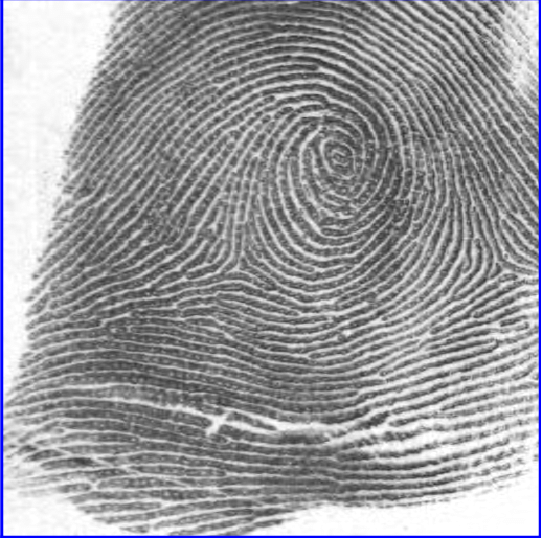
#> input picture features_detection/fingerprint.png, 541 x 538 px
$ python features_detection2.py
#> lines starting #> are read from the running program, lines starting #| are printed output that depends on the picture; after the words box and inside, x2 and y2 are one past the last pixel; in counts of white or black regions, pixels touching at a corner belong together
# featres_detection2.py

import cv2
import numpy as np
from matplotlib import pyplot as plt
import os


def thinner(filename):
#> called with filename = './fingerprint.png'
    img = cv2.imread(filename, cv2.IMREAD_GRAYSCALE)
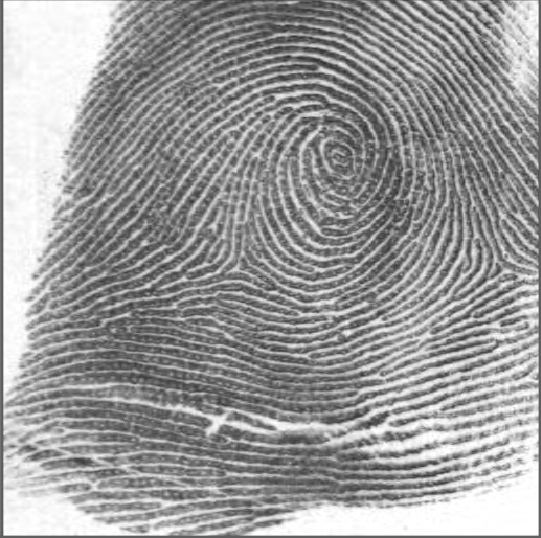
#> img: shape (538, 541); min 46, max 255, mean 155
    if img is None:
        print('failed to load image.')
        print(filename)
        return 0

    height, width = img.shape
#> height = 538; width = 541
    # print("{}, {}".format(height, width))
    img = cv2.medianBlur(img, 5)
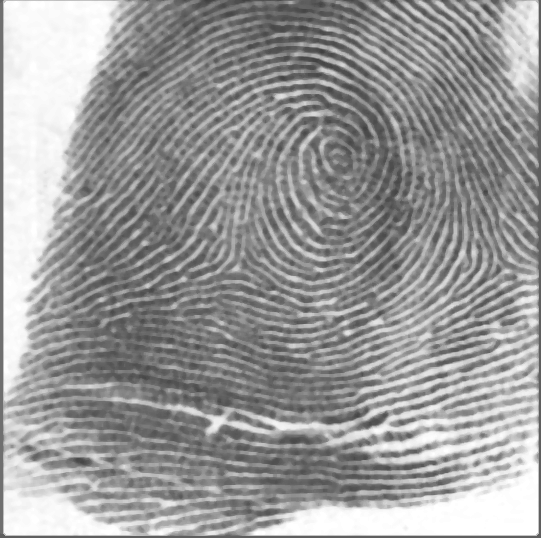
#> img: shape (538, 541); min 64, max 255, mean 154.4
    img = cv2.GaussianBlur(img, (5, 5), 0)
    # 画像の閾値処理
    th = cv2.adaptiveThreshold(img, 255, cv2.ADAPTIVE_THRESH_MEAN_C, cv2.THRESH_BINARY, 11, 2)
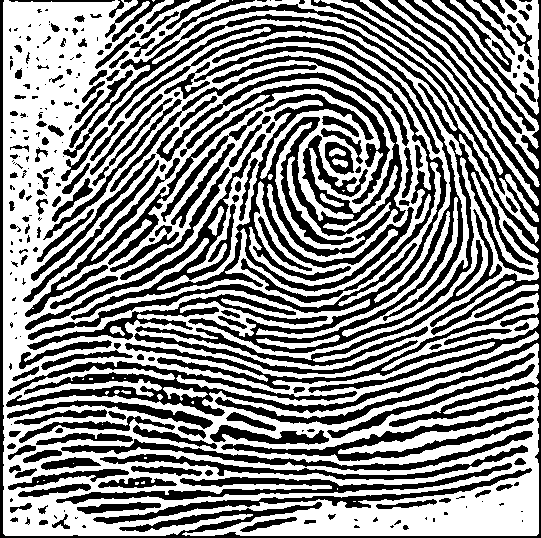
#> th: shape (538, 541); 54.6% white; 280 black regions (106 under 20 px), largest, box (x1, y1, x2, y2) and area: (0, 0, 541, 538) 46621, (25, 72, 414, 330) 17025, (25, 84, 390, 317) 5466
    th = cv2.bitwise_not(th)  # bit反転

    # モルフォロジー変換　クロージング
    # 膨張の後に収縮することで、小さな穴を埋めるのに役立つ
    kernel = np.ones((3, 3), np.uint8)
    erosion = cv2.morphologyEx(th, cv2.MORPH_CLOSE, kernel)
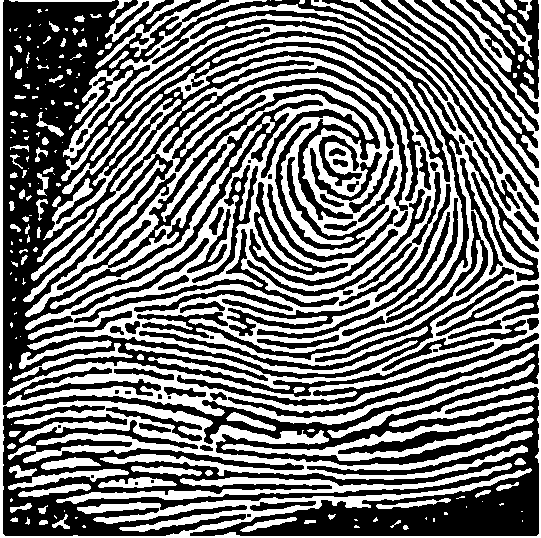
#> erosion: shape (538, 541); 46% white; 189 white regions (85 under 20 px), largest, box (x1, y1, x2, y2) and area: (0, 0, 541, 538) 94513, (7, 400, 533, 480) 10590, (56, 463, 512, 504) 3407
    # 収縮
    erosion = cv2.erode(erosion, kernel, iterations=1)
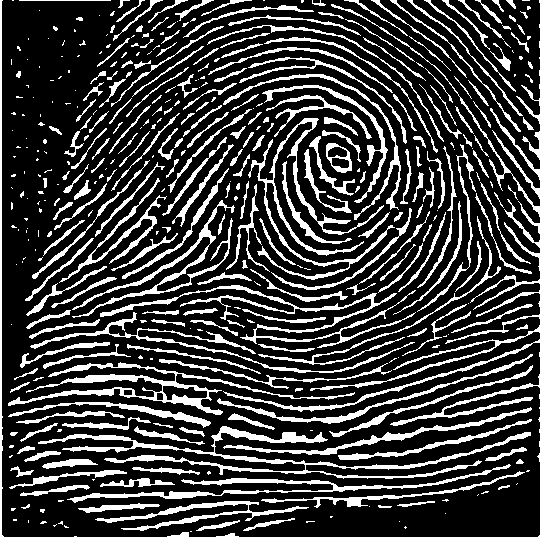
#> erosion: shape (538, 541); 23.1% white; 410 white regions (176 under 20 px), largest, box (x1, y1, x2, y2) and area: (0, 0, 541, 538) 7669, (38, 426, 531, 479) 3851, (8, 362, 355, 415) 2715

    thined = cv2


    plt.imshow(erosion)
    plt.title("erosion")
    plt.show()

    return erosion


def main():
    thinner("./fingerprint.png")


if __name__ == "__main__":
    main()
    exit()
#> (the program exits here)
